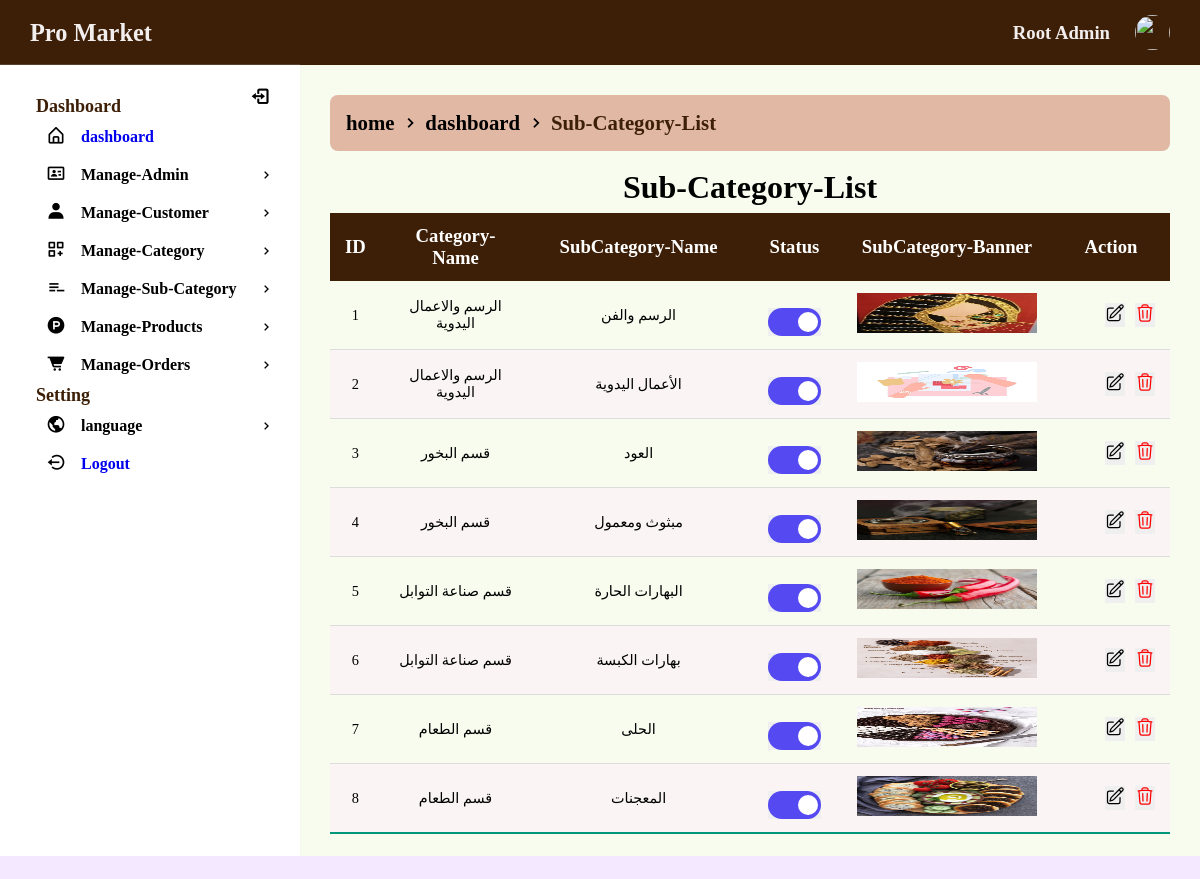
/admin/list-subcategory (signed in), run on the app's committed database.
### tables this page shows
CREATE TABLE `subcategories` (
  `id` int(11) NOT NULL COMMENT 'SUBCATEGORIES ID',
  `category_id` int(11) NOT NULL,
  `subcategory_name` varchar(128) NOT NULL,
  `subcategory_status` enum('Active','Inactive') NOT NULL DEFAULT 'Active',
  `subcategory_banner` text NOT NULL,
  `created_at` datetime DEFAULT NULL,
  `updated_at` datetime DEFAULT NULL
);

CREATE TABLE `categories` (
  `id` int(11) NOT NULL COMMENT 'CATEGORIES ID',
  `category_name` varchar(64) NOT NULL,
  `category_status` enum('Active','Inactive') NOT NULL DEFAULT 'Active',
  `created_at` datetime DEFAULT current_timestamp(),
  `updated_at` datetime DEFAULT current_timestamp(),
  `category_image` text NOT NULL
);

### admin/app/Controllers/View.php (called while the page is built, shortened)
<?php
class View
{
	public function loadContent($directory, $page_name)
	{
		include("resource/view/".$directory."/".$page_name.".php");
	}
}
?>

### common/Helper.php (called while the page is built, shortened)
<?php
class Helper
{
	public $connection;
	public function __construct()
	{
		$this->connection = new PDO('mysql:host='.$GLOBALS['DBHOST'].';dbname='.$GLOBALS['DBNAME'].';charset=utf8', $GLOBALS['DBUSER'], $GLOBALS['DBPASS']);
		$this->connection->setAttribute(PDO::ATTR_ERRMODE, PDO::ERRMODE_EXCEPTION);
		$this->connection->setAttribute(PDO::ATTR_EMULATE_PREPARES, false);
	}
	public function selectJoinData($columnName, $tableName, $joinType = "INNER", $onCondition, $whereValue = 0, $formatBy = 0, $paginate = 0)
	{
		try
		{
			if($columnName == "*")
			{
				$sql1 = "SELECT ";
				$sql2 = "*";
			}
			else
			{
				$sql1 = "SELECT ";
				foreach($columnName AS $ca1Column => $ca1Value)
				{
					@$sql2 .= "$ca1Value, ";
				}
				$sql2 = rtrim(@$sql2, ", ");
			}
			$sql3 = " FROM `" . $tableName['MAIN'] . "`";
			foreach($onCondition AS $on1Column => $on1Value)
			{
				@$sql4 .= " " . $joinType . " JOIN `" . $tableName[$on1Column] . "` ON " . $on1Value[0] . " = " . $on1Value[1];
			}
			if(@$formatBy['ASC'])
				$sql7 = " ORDER BY " . $formatBy['ASC'] . " ASC";
			else if(@$formatBy['DESC'])
				$sql7 = " ORDER BY " . $formatBy['DESC'] . " DESC";
			else
				$sql7 = "";
			if($whereValue != 0)
			{
				$sql5 = " WHERE ";
				foreach($whereValue AS $wa1Column => $wa1Value)
				{
					@$sql6 .= $wa1Column . " = " . "'" . $wa1Value . "' AND ";
				}
				$sql6 = trim($sql6); $sql6 = rtrim($sql6, "AND"); $sql6 = trim($sql6);
				$preSQL = $sql1 . $sql2 . $sql3 . $sql4 . $sql5 . $sql6 . $sql7;
			}
			else
			{
				$preSQL = $sql1 . $sql2 . $sql3 . $sql4 . $sql7;
			}
			$query = $this->connection->prepare($preSQL);
			$query->execute();
			$dataSelected = $query->fetchAll(PDO::FETCH_ASSOC);
			return $dataSelected;
		}
		catch(Exception $e)
		{
			return 0;
		}
	}
}
?>

### admin/resource/view/include/index.php (called while the page is built, shortened)
<?php
include_once("../common/Helper.php");
include("../common/breadcrumb.php");
$eloquent = new Helper;

### admin/resource/view/subcategory/list-subcategory.php (the view, shortened to what this page needs)
<?php
include("resource/view/include/index.php");
$tableName = $columnName = $onCondition = $joinType = null;
$columnName["1"] = "subcategories.id";
$columnName["2"] = "subcategories.subcategory_name";
$columnName["3"] = "subcategories.subcategory_status";
$columnName["4"] = "subcategories.subcategory_banner";
$columnName["5"] = "categories.category_name";
$tableName["MAIN"] = "subcategories";
$joinType = "INNER";
$tableName["1"] = "categories";
$onCondition["1"] = ["subcategories.category_id", "categories.id"];
$subcategoryList = $eloquent->selectJoinData($columnName, $tableName, $joinType, $onCondition);
?>
<div class="wrapper">
	<div class="row">
		<?php
		$links = [
			['url' => 'dashboard', 'label' => $t('home', 1)],
			['url' => 'dashboard', 'label' => $t('dashboard', 1)],
			['url' => '', 'label' => $t('Sub-Category-List', 1)],
		];
		echo BreadcrumbGenerator::generateBreadcrumb($links);
		?>
		<section class="panel">
			<header class="panel-heading">
			</header>
			<div class="panel-body">
				<div class="div-table">
					<table class="styled-table" id="dynamic-table">
						<thead>
							<tr>
								<th style="width:2%"><?php $t('ID') ?></th>
								<th style="width:20%"><?php $t('Category-Name') ?> </th>
								<th style="width:30%"><?php $t('SubCategory-Name') ?> </th>
								<th style="width:12%"><?php $t('Status') ?> </th>
								<th style="width:20%"><?php $t('SubCategory-Banner') ?> </th>
								<th style="width:16%"><?php $t('Action') ?> </th>
							</tr>
						</thead>
						<tbody>
							<?php
							$n = 1;
							foreach ($subcategoryList as $eachRow) {
								echo '
									<tr >
										<td>' . $n . '</td>
										<td>' . $eachRow["category_name"] . '</td>
										<td>' . $eachRow["subcategory_name"] . '</td>
										<td class="center">
											<form method="post" action="">
												<input type="hidden" name="subcat_status_id" value="' . $eachRow["id"] . '"/>
												<input type="hidden" name="current_status" value="' . $eachRow["subcategory_status"] . '"/>
												<button name="change_status" class="btn-switch"  type="submit">
												<div class="switch">
												<input  type="checkbox"  id="switch" ' . ($eachRow["subcategory_status"] == "Active" ? 'checked' : '') . '/>
												<label for="switch"></label>
											     </div>
												</button>
											</form>
										</td>
										<td >
											<a target="_blank" href="' . $GLOBALS['BANNER_DIRECTORY'] . $eachRow['subcategory_banner'] . '">
												<img src="' . $GLOBALS['BANNER_DIRECTORY'] . $eachRow['subcategory_banner'] . '" class="img-rounded" height="40px" width="180px" />
											</a>
										</td>
										<td >
											<div class="flex-button">
												<form action="" method="post" >
												<input type="hidden" name="did" value="' . $eachRow['id'] . '" />
												<button name="try_delete" class="btn-switch" type="submit" >
												<img src="../public/assets/images/delete.svg" class="hero-icon delete" alt="Delete">
												</button>
											</form>
												<form method="post" action="edit-subcategory">
													<input type="hidden" name="edit_subcategory_id" value="' . $eachRow["id"] . '"/>
													<button name="edit_subcategory" class="btn-switch" type="submit">
													<img src="../public/assets/images/edit.svg" class="hero-icon" alt="Edit">
													</button>
												</form>
											</div>
										</td>
									</tr>
									';
								$n++;
							}
							?>
						</tbody>
					</table>
				</div>
			</div>
		</section>
	</div>
</div>

### public/assets/css/admin/admin.css (style rules this page uses)
body { overflow: hidden; }
.wrapper { padding: 20px; }
.panel-heading { line-height: 1; font-size: 2rem; font-weight: bold; text-align: center; padding: 10px; }
.styled-table { border-collapse: collapse; font-size: 0.9em; min-width: 400px; box-shadow: 0 0 20px rgba(0, 0, 0, 0.15); }
.styled-table thead { border-radius: 1em; }
.styled-table thead tr { background-color: var(--main-color); color: #ffffff; text-align: left; }
.styled-table th { font-size: 1.3em; font-weight: bold; }
.styled-table th, .styled-table td { padding: 12px 15px; text-align: center; }
.styled-table tbody tr { border-bottom: 1px solid #dddddd; }
.styled-table tbody tr:nth-of-type(even) { background-color: #faf4f4; }
.styled-table tbody tr:last-of-type { border-bottom: 2px solid #009879; }
.div-table { overflow-x: scroll; }
.flex-button { display: flex; flex-direction: row-reverse; gap: 10px; }
.hero-icon { width: 20px; height: 20px; }
.delete { color: red; }

### public/assets/css/admin/switch.css (style rules this page uses)
.switch { display: flex; }
.switch label { cursor: pointer; width: 45px; height: 20px; background-color: rgb(0, 0, 0, 0.2); display: block; border-radius: 50em; position: relative; transition: 0.3s; padding: 4px; box-sizing: content-box; }
.switch label:after { content: ""; position: absolute; left: 5px; width: 20px; height: 20px; background-color: #fff; border-radius: 50em; transition: 0.3s; }
.switch input:checked + label { background-color: #5549f1; }
.switch input:checked + label:after { transform: translateX(calc(100% + 5px)); }
.btn-switch { border: none; outline: none; cursor: pointer; }

### public/assets/css/common/basic.css (style rules this page uses)
*, *::before, *::after { margin: 0; padding: 0; box-sizing: border-box; }
html { scroll-behavior: smooth; font-family: "Times New Roman", Times, serif; }
a { text-decoration: none; }
body, button, input, textarea { font-family: "Times New Roman", Times, serif; }
body { background-color: #f3e8ff; transition: all 0.5s ease; }

### public/assets/css/common/colors.css (style rules this page uses)
:root { --main1-color: rgb(216, 180, 254); --white-color: #fff; --grey-color: #ecdada; --sec-color:#eff5ee; --thr-color:#e0b8a4; --grey-color-light: #f3eeee; --coorect-color:#385442; --main-color:#3d1f07; --black-color:#000; }

### data on the page
subcategories: category.category_name "الرسم والاعمال اليدوية", subcategory_name "الرسم والفن", subcategory_banner (picture)
subcategories: category.category_name "الرسم والاعمال اليدوية", subcategory_name "الأعمال اليدوية", subcategory_banner (picture)
subcategories: category.category_name "قسم البخور", subcategory_name "العود", subcategory_banner (picture)
subcategories: category.category_name "قسم البخور", subcategory_name "مبثوث ومعمول", subcategory_banner (picture)
subcategories: category.category_name "قسم صناعة التوابل", subcategory_name "البهارات الحارة", subcategory_banner (picture)
subcategories: category.category_name "قسم صناعة التوابل", subcategory_name "بهارات الكبسة", subcategory_banner (picture)
subcategories: category.category_name "قسم الطعام", subcategory_name "الحلى", subcategory_banner (picture)
subcategories: category.category_name "قسم الطعام", subcategory_name "المعجنات", subcategory_banner (picture)

### other printed values
$GLOBALS['NameWebsite'] "Pro Market"
$_SESSION['SMC_login_admin_name'] "Root Admin"
$key "dashboard Manage-Category language Logout Sub-Category-List ID Category-Name SubCategory-Name Status SubCategory-Banner Action"
$t('Manage-Admin',1) "Manage-Admin"
$t('Manage-Customer',1) "Manage-Customer"
$t('Manage-Sub-Category',1) "Manage-Sub-Category"
$t('Manage-Products',1) "Manage-Products"
$t('Manage-Orders',1) "Manage-Orders"
$link['label'] "home"
$link['label'] "dashboard"
$link['label'] "Sub-Category-List"
